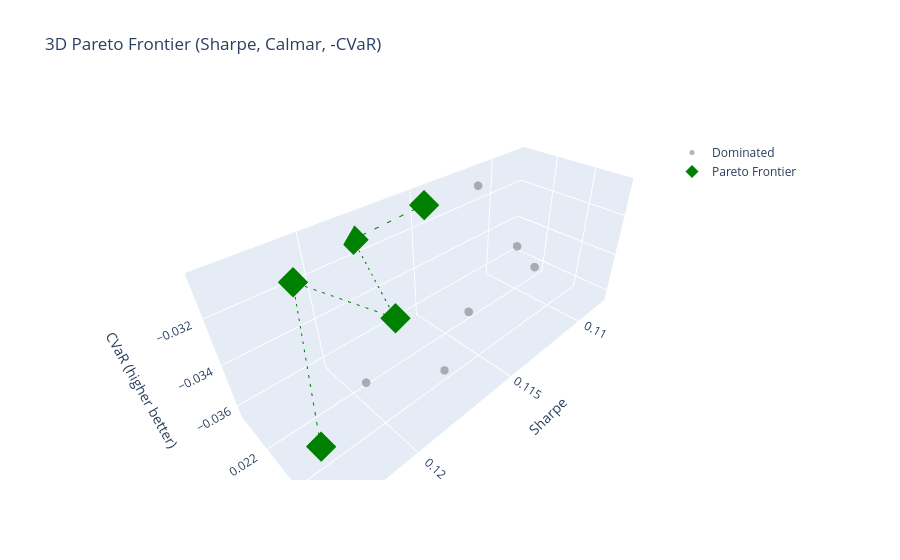

Notebook source saved alongside this figure:
### Code cell
def is_dominated_3d(row, df, cols):
    for _, other in df.iterrows():
        if (other[cols[0]] >= row[cols[0]] and
            other[cols[1]] >= row[cols[1]] and
            other[cols[2]] >= row[cols[2]] and
            (other[cols[0]] > row[cols[0]] or
             other[cols[1]] > row[cols[1]] or
             other[cols[2]] > row[cols[2]])):
            return True
    return False

filtered_perf = filtered_perf.copy()
cols = ['sharpe', 'calmar', 'cvar']
filtered_perf['dominated_3d'] = filtered_perf.apply(lambda r: is_dominated_3d(r, filtered_perf, cols), axis=1)
frontier_3d = filtered_perf[~filtered_perf['dominated_3d']]


# Build the figure
fig = go.Figure()

# 1. Dominated models (dark gray)
fig.add_trace(go.Scatter3d(
    x=filtered_perf[filtered_perf['dominated_3d']]['sharpe'],
    y=filtered_perf[filtered_perf['dominated_3d']]['calmar'],
    z=filtered_perf[filtered_perf['dominated_3d']]['cvar'],
    mode='markers',
    marker=dict(size=5, color='gray', opacity=0.6),
    text=filtered_perf[filtered_perf['dominated_3d']].index,
    hovertemplate='<b>%{text}</b><br>Sharpe: %{x:.3f}<br>Calmar: %{y:.3f}<br>CVaR: %{z:.3f}<extra></extra>',
    name='Dominated'
))

# 2. Frontier models (green)
fig.add_trace(go.Scatter3d(
    x=frontier_3d['sharpe'],
    y=frontier_3d['calmar'],
    z=frontier_3d['cvar'],
    mode='markers',
    marker=dict(size=10, color='green', symbol='diamond'),
    text=frontier_3d.index,
    hovertemplate='<b>%{text}</b><br>Sharpe: %{x:.3f}<br>Calmar: %{y:.3f}<br>CVaR: %{z:.3f}<extra></extra>',
    name='Pareto Frontier'
))

# Optional: Add a line connecting frontier points (if you still want it)
# Sort frontier by Sharpe for a plausible line (but interpret with caution)
frontier_sorted = frontier_3d.sort_values('sharpe', ascending=False)
fig.add_trace(go.Scatter3d(
    x=frontier_sorted['sharpe'],
    y=frontier_sorted['calmar'],
    z=frontier_sorted['cvar'],
    mode='lines',
    line=dict(color='green', width=2, dash='dash'),
    showlegend=False,
    hoverinfo='skip'
))

fig.update_layout(
    title='3D Pareto Frontier (Sharpe, Calmar, -CVaR)',
    scene=dict(
        xaxis_title='Sharpe',
        yaxis_title='Calmar',
        zaxis_title='CVaR (higher better)'
    ),
    legend=dict(x=0.8, y=0.9)
)

fig.show()

### Figure 1 — Plotly figure (JSON) as saved in the notebook; plotly's stock layout.template omitted (floating-point values rounded to 4 significant figures)
{"data": [{"hovertemplate": "<b>%{text}</b><br>Sharpe: %{x:.3f}<br>Calmar: %{y:.3f}<br>CVaR: %{z:.3f}<extra></extra>", "marker": {"color": "gray", "opacity": 0.6, "size": 5}, "mode": "markers", "name": "Dominated", "text": ["AttentionLSTM-custom_loss_11", "BaseLSTM-custom_loss_6", "InvertedAttentionLSTM-custom_loss_11", "AttentionLSTM-custom_loss_12", "InvertedAttentionLSTM-custom_loss_6", "AttentionLSTM-custom_loss_10"], "type": "scatter3d", "x": [0.1207, 0.1168, 0.1157, 0.1114, 0.1084, 0.1081], "y": [0.02421, 0.02375, 0.02397, 0.0205, 0.02076, 0.0218], "z": [-0.03385, -0.03641, -0.0339, -0.03105, -0.03526, -0.03624]}, {"hovertemplate": "<b>%{text}</b><br>Sharpe: %{x:.3f}<br>Calmar: %{y:.3f}<br>CVaR: %{z:.3f}<extra></extra>", "marker": {"color": "green", "size": 10, "symbol": "diamond"}, "mode": "markers", "name": "Pareto Frontier", "text": ["VLSTM-custom_loss_11", "InvertedAttentionLSTM-custom_loss_12", "PatchTST-custom_loss_11", "BaseLSTM-custom_loss_12", "VLSTM-custom_loss_10"], "type": "scatter3d", "x": [0.1231, 0.1207, 0.1188, 0.118, 0.1153], "y": [0.02559, 0.02046, 0.02356, 0.02021, 0.0212], "z": [-0.0334, -0.0318, -0.03264, -0.03132, -0.03049]}, {"hoverinfo": "skip", "line": {"color": "green", "dash": "dash", "width": 2}, "mode": "lines", "showlegend": false, "type": "scatter3d", "x": [0.1231, 0.1207, 0.1188, 0.118, 0.1153], "y": [0.02559, 0.02046, 0.02356, 0.02021, 0.0212], "z": [-0.0334, -0.0318, -0.03264, -0.03132, -0.03049]}], "layout": {"legend": {"x": 0.8, "y": 0.9}, "scene": {"xaxis": {"title": {"text": "Sharpe"}}, "yaxis": {"title": {"text": "Calmar"}}, "zaxis": {"title": {"text": "CVaR (higher better)"}}}, "title": {"text": "3D Pareto Frontier (Sharpe, Calmar, -CVaR)"}}}
